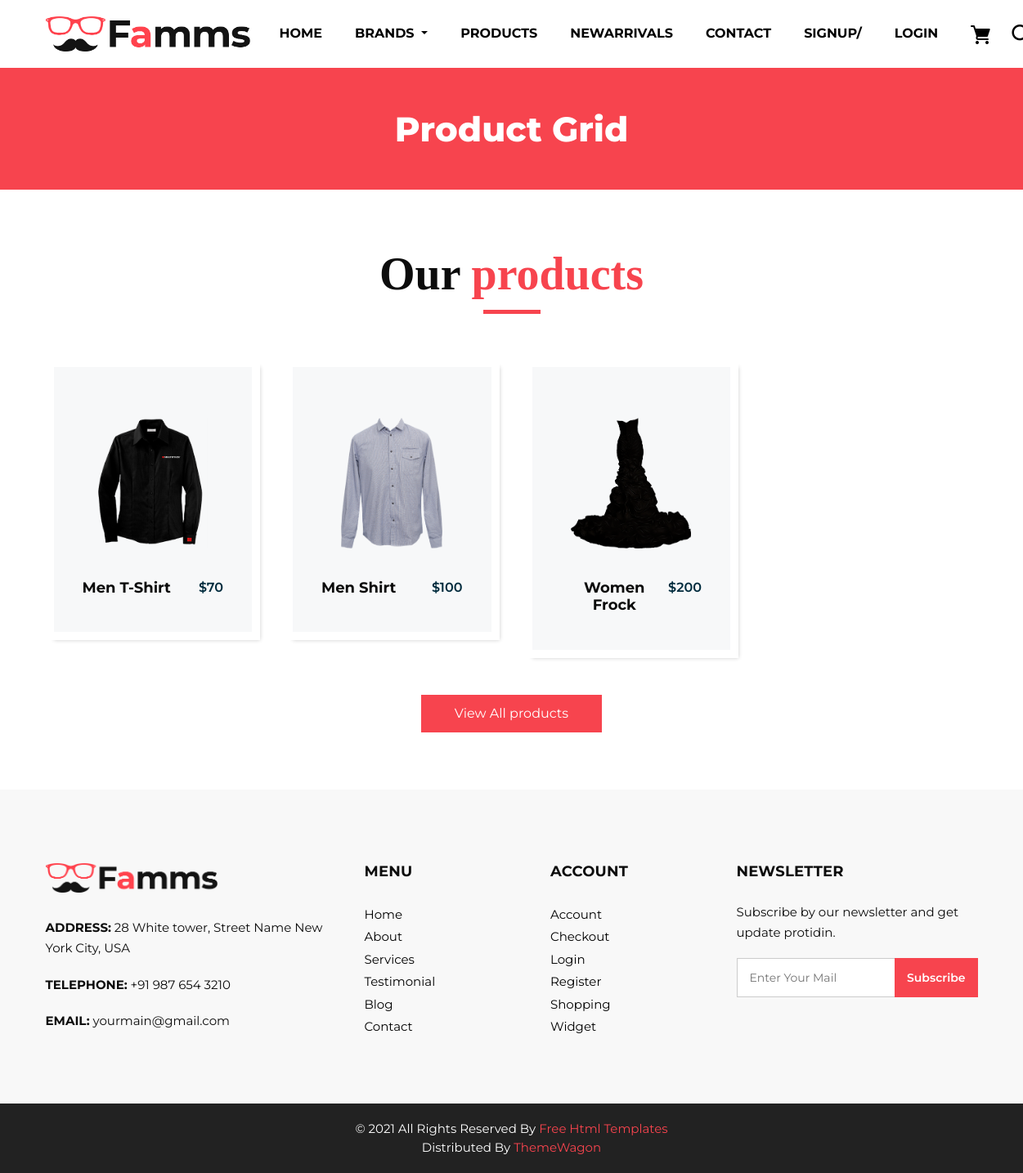
Page /UserPanel/product.php on the committed database.
### tables this page shows
CREATE TABLE `product` (
  `product_id` int(255) NOT NULL,
  `product_name` varchar(255) NOT NULL,
  `product_price` varchar(255) NOT NULL,
  `product_img` varchar(255) NOT NULL,
  `brand_id` int(255) NOT NULL,
  `new_arrival_id` int(255) DEFAULT NULL
);

### UserPanel/product.php (the view, shortened to what this page needs)
<?php
include ("shared/nav.php");
?>
      <section class="inner_page_head">
         <div class="container_fuild">
            <div class="row">
               <div class="col-md-12">
                  <div class="full">
                     <h3>Product Grid</h3>
                  </div>
               </div>
            </div>
         </div>
      </section>
      <section class="product_section layout_padding">
         <div class="container">
            <div class="heading_container heading_center">
               <h2>
                  Our <span>products</span>
               </h2>
            </div>
            <div class="row">
            <?php
            $sql = "SELECT * FROM product";
            $run = mysqli_query($conn, $sql);
            if (mysqli_num_rows($run) > 0) {
               while ($data = mysqli_fetch_assoc($run)) {
            ?>
               <div class="col-sm-6 col-md-4 col-lg-3">
                  <div class="box">
                     <div class="img-box">
                       <img src=" <?php echo $data["product_img"]  ?>" alt="">
                     </div>
                     <div class="detail-box">
                        <h5>
                           <?php echo $data["product_name"]  ?>
                        </h5>
                        <h6>
                             <?php echo $data["product_price"]  ?>
                        </h6>
                     </div>
                  </div>
               </div>
<?php
}}
?>
            </div>
            <div class="btn-box">
               <a href="">
               View All products
               </a>
            </div>
         </div>
      </section>
       <?php
include ("shared/footer.php");
?>

### UserPanel/shared/nav.php (shortened to what this page needs)
<?php
include("shared/connection.php");
?>
<!DOCTYPE html>
<html>
<head>
   <link rel="stylesheet" type="text/css" href="css/bootstrap.css" />
   <link rel="stylesheet" href="https://cdnjs.cloudflare.com/ajax/libs/font-awesome/7.0.0/css/all.min.css">
   <link href="css/font-awesome.min.css" rel="stylesheet" />
   <link href="css/style.css" rel="stylesheet" />
   <link href="css/responsive.css" rel="stylesheet" />
</head>
<body>
   <div class="hero_area">
      <header class="header_section">
         <div class="container">
            <nav class="navbar navbar-expand-lg custom_nav-container ">
               <a class="navbar-brand" href="index.php"><img width="250" src="images/logo.png" alt="#" /></a>
               <div class="collapse navbar-collapse" id="navbarSupportedContent">
                  <ul class="navbar-nav">
                     <li class="nav-item ">
                        <a class="nav-link" href="index.php">Home <span class="sr-only">(current)</span></a>
                     </li>
                     <li class="nav-item dropdown">
                        <a class="nav-link dropdown-toggle" href="#" data-toggle="dropdown" role="button" aria-haspopup="true" aria-expanded="true"> <span class="nav-label">Brands <span class="caret"></span></a>
                     </li>
                     <li class="nav-item">
                        <a class="nav-link" href="product.php">Products</a>
                     </li>
                      <?php
                           $sql = "SELECT * FROM product";
                           $run = mysqli_query($conn, $sql);
                           $data = mysqli_fetch_assoc($run)
                        ?>
                     <li class="nav-item">
                        <a class="nav-link" href="newarrival.php?Id=<?php echo $data["new_arrival_id"] ?>"> NewArrivals </a>
                     </li>
                     <li class="nav-item">
                        <a class="nav-link" href="contact.php">Contact</a>
                     </li>
                     <?php
                     if (!isset($_SESSION["id"])) {
                     ?>
                        <li class="nav-item">
                           <a class="nav-link" target="_blank" href="register.php">SignUp/</a>
                        </li>
                        <li class="nav-item">
                           <a class="nav-link" target="_blank" href="login.php">Login</a>
                        </li>
                     <?php
                     }
                     ?>
                     <li class="nav-item">
                        <a class="nav-link" href="#">
                           <img src="./images/grocery-store (1).png" alt=""></a>
                     </li>
                     <form class="form-inline">
                        <button class="btn  my-2 my-sm-0 nav_search-btn" type="submit">
                           <img src="./images/search.png" alt="">
                        </button>
                     </form>
                  </ul>
               </div>
            </nav>
         </div>
      </header>

### UserPanel/shared/footer.php (shortened to what this page needs)
<footer>
         <div class="container">
            <div class="row">
               <div class="col-md-4">
                   <div class="full">
                      <div class="logo_footer">
                        <a href="#"><img width="210" src="images/logo.png" alt="#" /></a>
                      </div>
                      <div class="information_f">
                        <p><strong>ADDRESS:</strong> 28 White tower, Street Name New York City, USA</p>
                        <p><strong>TELEPHONE:</strong> +91 987 654 3210</p>
                        <p><strong>EMAIL:</strong> yourmain@gmail.com</p>
                      </div>
                   </div>
               </div>
               <div class="col-md-8">
                  <div class="row">
                  <div class="col-md-7">
                     <div class="row">
                        <div class="col-md-6">
                     <div class="widget_menu">
                        <h3>Menu</h3>
                        <ul>
                           <li><a href="#">Home</a></li>
                           <li><a href="#">About</a></li>
                           <li><a href="#">Services</a></li>
                           <li><a href="#">Testimonial</a></li>
                           <li><a href="#">Blog</a></li>
                           <li><a href="#">Contact</a></li>
                        </ul>
                     </div>
                  </div>
                  <div class="col-md-6">
                     <div class="widget_menu">
                        <h3>Account</h3>
                        <ul>
                           <li><a href="#">Account</a></li>
                           <li><a href="#">Checkout</a></li>
                           <li><a href="#">Login</a></li>
                           <li><a href="#">Register</a></li>
                           <li><a href="#">Shopping</a></li>
                           <li><a href="#">Widget</a></li>
                        </ul>
                     </div>
                  </div>
                     </div>
                  </div>
                  <div class="col-md-5">
                     <div class="widget_menu">
                        <h3>Newsletter</h3>
                        <div class="information_f">
                          <p>Subscribe by our newsletter and get update protidin.</p>
                        </div>
                        <div class="form_sub">
                           <form>
                              <fieldset>
                                 <div class="field">
                                    <input type="email" placeholder="Enter Your Mail" name="email" />
                                    <input type="submit" value="Subscribe" />
                                 </div>
                              </fieldset>
                           </form>
                        </div>
                     </div>
                  </div>
                  </div>
               </div>
            </div>
         </div>
      </footer>
      <div class="cpy_">
         <p class="mx-auto">© 2021 All Rights Reserved By <a href="#">Free Html Templates</a><br>
            Distributed By <a href="#" target="_blank">ThemeWagon</a>
         </p>
      </div>
   </body>
</html>

### UserPanel/css/responsive.css (style rules this page uses)
@media (min-width: 1200px) { .container { max-width: 1170px; } }

### rows in the picture
product: product_img (picture), product_name "Men T-Shirt", product_price "$70"
product: product_img (picture), product_name "Men Shirt", product_price "$100"
product: product_img (picture), product_name "Women Frock", product_price "$200"
